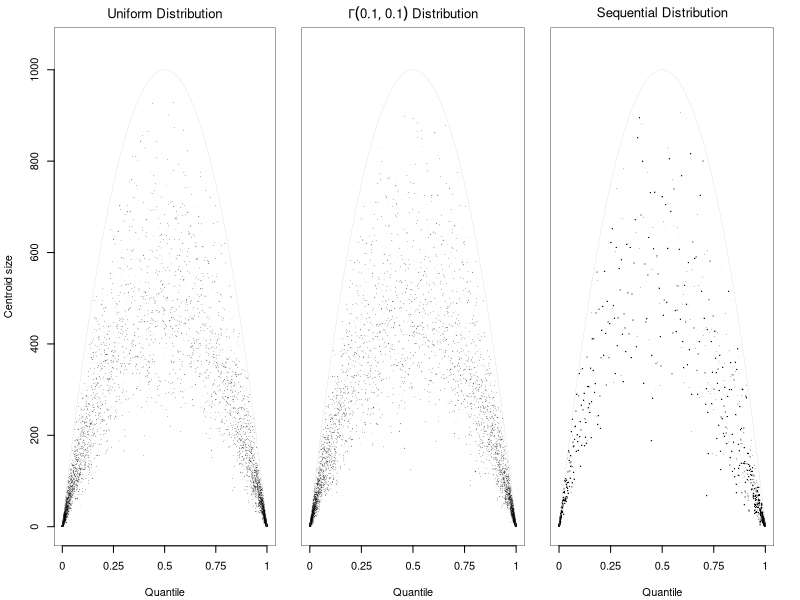

Source code (R):
data = read.delim("sizes.csv")

plotGraph = function(tag, title='', showY=T) {
  n = max(data[data$tag == tag, ]$i)
  i = 1:n
  n2 = n/2

  if (showY) {
    yaxt = 's'
  } else {
    yaxt = 'n'
  }

  plot(actual~q, data[data$tag == tag,], cex=0.2, xaxt='n', xlim=c(0,1), ylim=c(0,1050), xlab='Quantile',
       ylab='Centroid size', yaxt=yaxt, pch=21, col=rgb(0,0,0,0.2), bg=rgb(0,0,0,0.2))
  title(title)
  box()
  axis(side=1, at=c(0,0.25, 0.5, 0.75, 1), labels=c(0.0,0.25,0.5,0.75, 1.0))

  q = seq(0,1,by=0.01)
  lines(q, 1000*4*q*(1-q), col='gray')
}

pdf("sizes.pdf", width=6, height=2.0, pointsize=9)
layout(matrix(c(1,2,3), 1, 3, byrow=T), widths=c(1.21,1,1))
eldest = par(lwd=0.2)
old = par(mar=c(4.1, 4.1, 2.1, 2))
plotGraph("uniform", title=expression("Uniform Distribution"), T)
par(old)
old = par(mar=c(4.1,0,2.1,2))
plotGraph("gamma", title=expression(paste(Gamma(0.1, 0.1), " Distribution")), F)
plotGraph("sequential", title=expression("Sequential Distribution"), F)
par(old)
par(eldest)
  dev.off()
#plotGraph("mixture", title="Mixture Distribution")
